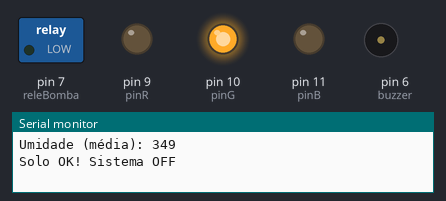
Simulated run of this sketch. Board: Arduino Uno, built with avr-gcc and run on an emulated ATmega328P. Parts: switched loads named in the sketch (green lamp = pin HIGH), output pins drawn as LEDs (lit = HIGH), buzzer (waves = sounding), the last lines printed to the serial monitor. Random numbers use the default seed unless the sketch sets one.

Above: at 0.1 s.
At 8.1 s:
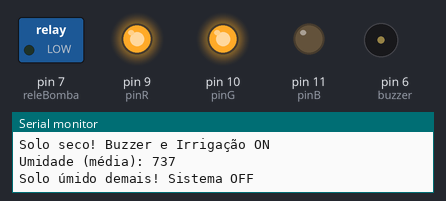
At 14.1 s:
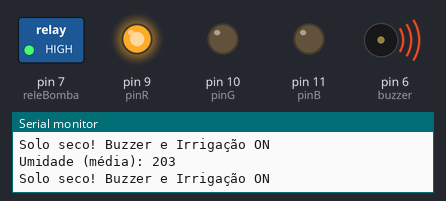
At 19.1 s:
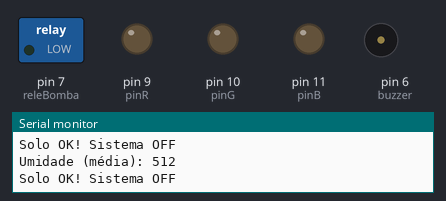
At 39.1 s:
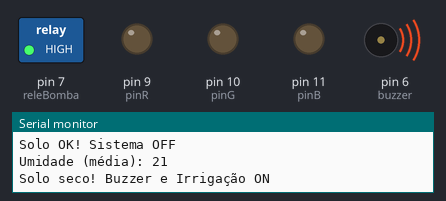
Timing chart, 0 to 40.0 s (numbered marks = the images above):
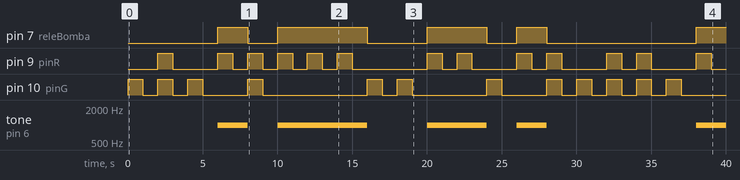

Measured:
- by itself, pin 7 (releBomba): LOW → HIGH at 6.0 s, → LOW 2.0 s later, → HIGH 2.0 s later, → LOW 6.0 s later, … (9 changes in this stretch)
- by itself, pin 9 (pinR): LOW → HIGH at 2.0 s, → LOW 1.0 s later, → HIGH 3.0 s later, → LOW 1.0 s later, … (26 changes in this stretch)
- by itself, pin 10 (pinG): LOW → HIGH at 0.00 s, → LOW 1.0 s later, → HIGH 1.0 s later, → LOW 1.0 s later, … (24 changes in this stretch)
- by itself, tone on pin 6 (buzzer): plays 1000 Hz for 2.0 s, 1000 Hz for 6.0 s, 1000 Hz for 4.0 s, 1000 Hz for 2.0 s, 1000 Hz for 2.0 s

The sketch:

monitoramento_solo.ino
```cpp
const int pinR = 9;
const int pinG = 10;
const int pinB = 11;

const int sensorSolo = A0;

const int buzzer = 6;
const int releBomba = 7;

bool modoSimulacao = true;

int lerUmidadeReal() {
  long soma = 0;
  for (int i = 0; i < 10; i++) {
    soma += analogRead(sensorSolo);
    delay(5);
  }
  return soma / 10;
}

int lerUmidade() {
  if (modoSimulacao) {
    int faixa = random(0, 3);
    switch (faixa) {
      case 0: return random(0, 300);      // solo seco
      case 1: return random(300, 700);    // solo ok
      case 2: return random(700, 1024);   // solo muito úmido
    }
  }
  return lerUmidadeReal();
}

void setColor(int R, int G, int B) {
  analogWrite(pinR, R);
  analogWrite(pinG, G);
  analogWrite(pinB, B);
}

void setup() {
  Serial.begin(9600);

  pinMode(pinR, OUTPUT);
  pinMode(pinG, OUTPUT);
  pinMode(pinB, OUTPUT);
  pinMode(sensorSolo, INPUT);

  pinMode(buzzer, OUTPUT);
  pinMode(releBomba, OUTPUT);

  noTone(buzzer);
  digitalWrite(releBomba, LOW);
}

void loop() {
  int umidade = lerUmidade();

  Serial.print("Umidade (média): ");
  Serial.println(umidade);

  if (umidade < 300) {
    setColor(255, 0, 0);
    tone(buzzer, 1000);
    digitalWrite(releBomba, HIGH);
    Serial.println("Solo seco! Buzzer e Irrigação ON");
  }
  else if (umidade < 700) {
    setColor(0, 255, 0);
    noTone(buzzer);
    digitalWrite(releBomba, LOW);
    Serial.println("Solo OK! Sistema OFF");
  }
  else {
    setColor(255, 255, 0);
    noTone(buzzer);
    digitalWrite(releBomba, LOW);
    Serial.println("Solo úmido demais! Sistema OFF");
  }

  delay(1000);
  setColor(0, 0, 0);
  delay(1000);
}
```
